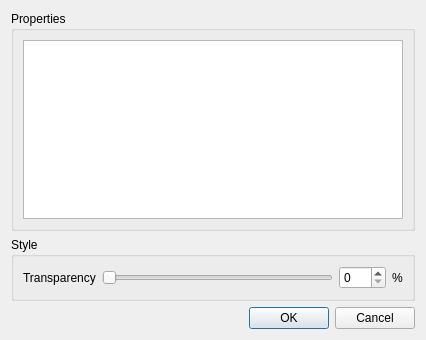
<?xml version="1.0" encoding="UTF-8"?>
<ui version="4.0">
 <class>Dialog</class>
 <widget class="QDialog" name="Dialog">
  <property name="geometry">
   <rect>
    <x>0</x>
    <y>0</y>
    <width>426</width>
    <height>340</height>
   </rect>
  </property>
  <property name="windowTitle">
   <string>Properties</string>
  </property>
  <layout class="QGridLayout" name="gridLayout">
   <item row="0" column="0">
    <layout class="QGridLayout" name="gridLayout_2">
     <item row="3" column="0">
      <widget class="QDialogButtonBox" name="buttonBox">
       <property name="orientation">
        <enum>Qt::Horizontal</enum>
       </property>
       <property name="standardButtons">
        <set>QDialogButtonBox::Cancel|QDialogButtonBox::Ok</set>
       </property>
      </widget>
     </item>
     <item row="2" column="0">
      <widget class="QGroupBox" name="groupBox_Style">
       <property name="sizePolicy">
        <sizepolicy hsizetype="Preferred" vsizetype="Fixed">
         <horstretch>0</horstretch>
         <verstretch>0</verstretch>
        </sizepolicy>
       </property>
       <property name="title">
        <string>Style</string>
       </property>
       <layout class="QVBoxLayout" name="verticalLayout">
        <property name="sizeConstraint">
         <enum>QLayout::SetDefaultConstraint</enum>
        </property>
        <item>
         <layout class="QFormLayout" name="formLayout">
          <property name="fieldGrowthPolicy">
           <enum>QFormLayout::AllNonFixedFieldsGrow</enum>
          </property>
          <item row="1" column="0">
           <widget class="QLabel" name="label">
            <property name="text">
             <string>Transparency</string>
            </property>
           </widget>
          </item>
          <item row="1" column="1">
           <layout class="QHBoxLayout" name="horizontalLayout_3">
            <item>
             <widget class="QSlider" name="horizontalSlider_Transparency">
              <property name="maximum">
               <number>100</number>
              </property>
              <property name="orientation">
               <enum>Qt::Horizontal</enum>
              </property>
             </widget>
            </item>
            <item>
             <widget class="QSpinBox" name="spinBox_Transparency">
              <property name="maximum">
               <number>100</number>
              </property>
             </widget>
            </item>
            <item>
             <widget class="QLabel" name="label_4">
              <property name="text">
               <string>%</string>
              </property>
             </widget>
            </item>
           </layout>
          </item>
         </layout>
        </item>
       </layout>
      </widget>
     </item>
     <item row="0" column="0">
      <widget class="QGroupBox" name="groupBox_Properties">
       <property name="title">
        <string>Properties</string>
       </property>
       <layout class="QGridLayout" name="gridLayout_3">
        <item row="0" column="0">
         <widget class="QTextEdit" name="textEdit_Properties">
          <property name="readOnly">
           <bool>true</bool>
          </property>
          <property name="tabStopDistance">
           <double>80.000000000000000</double>
          </property>
         </widget>
        </item>
       </layout>
      </widget>
     </item>
    </layout>
   </item>
  </layout>
 </widget>
 <resources/>
 <connections>
  <connection>
   <sender>buttonBox</sender>
   <signal>accepted()</signal>
   <receiver>Dialog</receiver>
   <slot>accept()</slot>
   <hints>
    <hint type="sourcelabel">
     <x>248</x>
     <y>254</y>
    </hint>
    <hint type="destinationlabel">
     <x>157</x>
     <y>274</y>
    </hint>
   </hints>
  </connection>
  <connection>
   <sender>buttonBox</sender>
   <signal>rejected()</signal>
   <receiver>Dialog</receiver>
   <slot>reject()</slot>
   <hints>
    <hint type="sourcelabel">
     <x>316</x>
     <y>260</y>
    </hint>
    <hint type="destinationlabel">
     <x>286</x>
     <y>274</y>
    </hint>
   </hints>
  </connection>
 </connections>
</ui>
